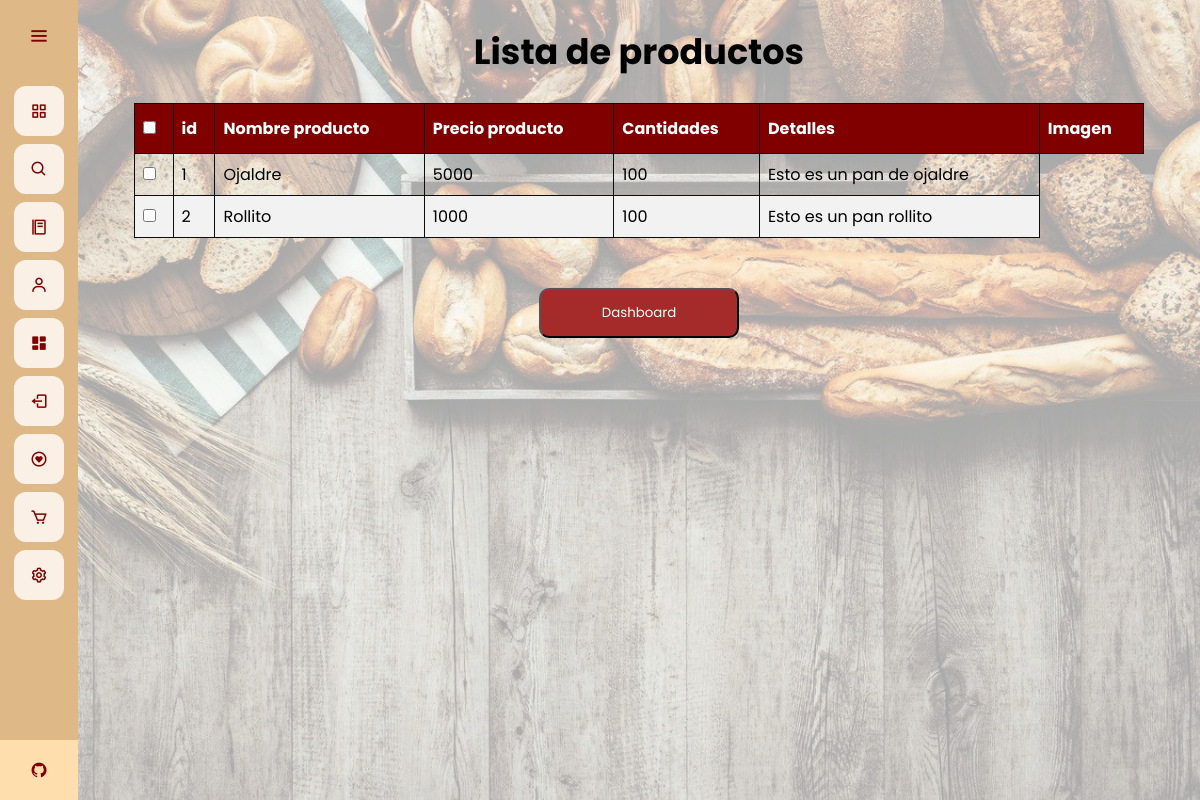
The page /admin-dash/lista-productos (signed in) on the database its author committed.
### app.py (models this page shows)
class Products(database.Model):
	id = database.Column(database.Integer, primary_key=True)
	productname = database.Column(database.String(30), nullable=False, unique=True)
	price = database.Column(database.Integer, nullable=False)
	quantity = database.Column(database.Integer, nullable=False)
	score = database.Column(database.Integer, nullable=False)
	details = database.Column(database.String(1000))
	image_prod = database.Column(database.String(40), nullable=False, default='pan.jpg')

### app.py (the view)
@app.route("/admin-dash/lista-productos")
@login_required
def lista_producto():
	if current_user.username == "SuperAdmin":
		products = Products.query.filter().all()
		return render_template("listproducts.html", products = products)
	else:
		return redirect(url_for('home'))

### app.py (called while the page is built)
@login_manager.user_loader
def load_user(user_id):
	return User.query.get(int(user_id))

@app.before_request
def make_session_permanent():
    session.permanent = True

### templates/listproducts.html (shortened to what this page needs)
{% extends 'base.html' %}
{% block style %}
<link rel="stylesheet" href="{{ url_for('static', filename='css/style_listproduct.css') }}">
{% endblock %}
{% block content %}
<br>
<h1 class="title">
    Lista de productos
</h1>
<br>
<div class="container">
    <table id="tableu" class="tableu" style="width: 90%">
        <thead>
            <tr>
                <th>
                    <input type="checkbox" onclick="checkAll(this)">
                </th>
                <th>id</th>
                <th>Nombre producto</th>
                <th>Precio producto</th>
                <th>Cantidades</th>
                <th>Detalles</th>
                <th>Imagen</th>
            </tr>
        </thead>
        <br>
        <tbody>
            {% for product in products %}
            <tr>
                <td><input type="checkbox" name="product"></td>
                <td>{{ product.id }}</td>
                <td>{{ product.productname }}</td>
                <td>{{ product.price }}</td>
                <td>{{ product.quantity }}</td>
                <td>{{ product.details }}</td>
            </tr>
            {% endfor %}
        </tbody>
    </table>
</div>
<br>
<br>
<div class="other">
    <a href="{{url_for('dashboard')}}">
        <button type="button" class="buttond">
            Dashboard
        </button>
    </a>
</div>
{% endblock %}

### static/css/style_base.css (style rules this page uses)
* { margin: 0; padding: 0; box-sizing: border-box; font-family: "Poppins" , sans-serif; }

### static/css/style_listproduct.css (style rules this page uses)
.title { text-align: center; font-size: 35px; }
.container { display: flex; justify-content: center; align-items: center; }
#tableu { font-family: Arial, Helvetica, sans-serif; border-collapse: collapse; width: 100%; }
#tableu td, #tableu th { border: 1px solid rgb(14, 13, 13); padding: 8px; }
#tableu tr:nth-child(even) { background-color: #f2f2f2; }
#tableu th { padding-top: 12px; padding-bottom: 12px; text-align: left; background-color: #800000; color: white; }
.other { display: flex; justify-content: center; align-items: center; }
.buttond { width: 200px; height: 50px; color: white; background-color: brown; border-radius: 10px; cursor: pointer; }

### rows shown on the page
Products: id "1", productname "Ojaldre", price "5000", quantity "100", details "Esto es un pan de ojaldre"
Products: id "2", productname "Rollito", price "1000", quantity "100", details "Esto es un pan rollito"
